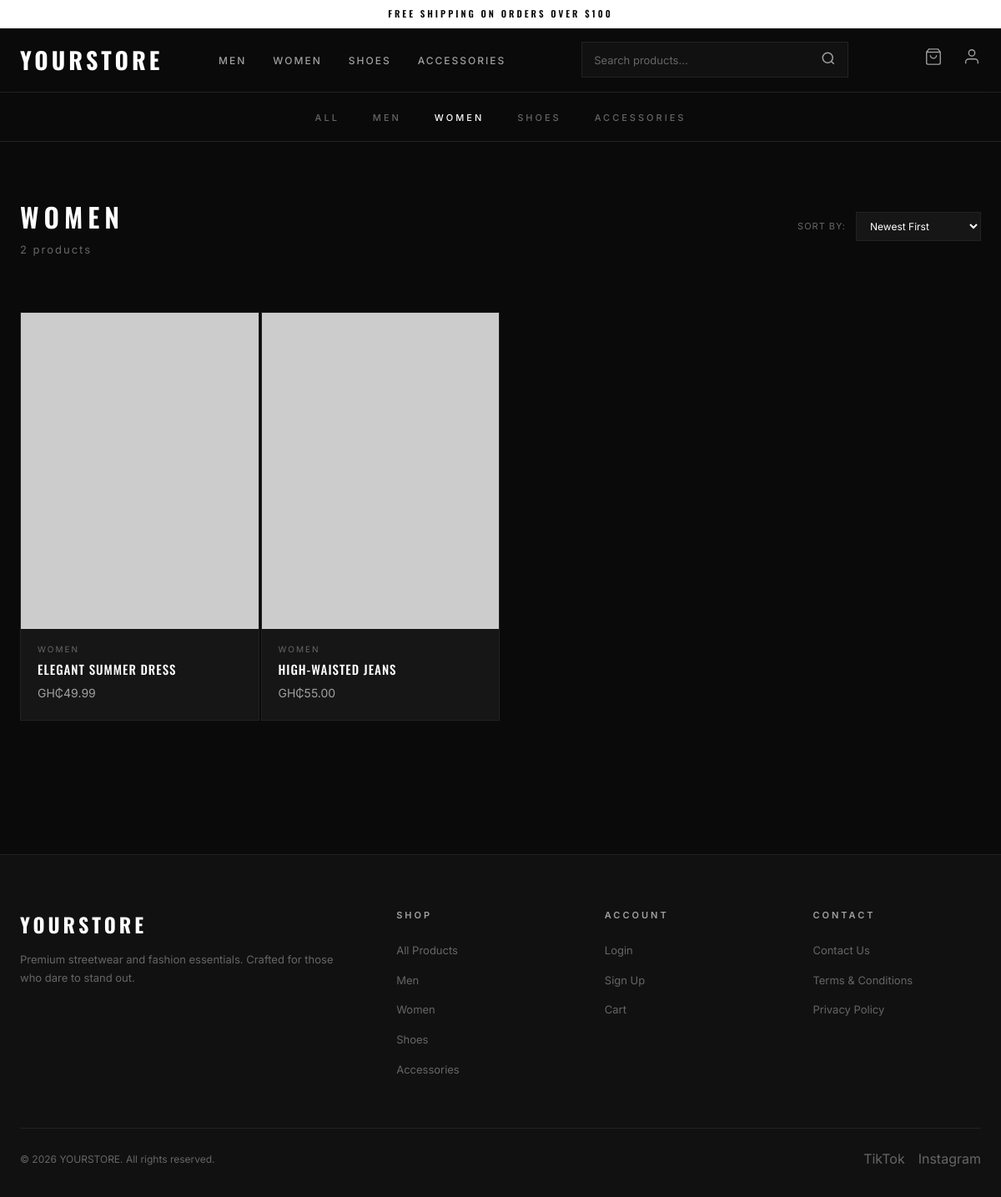
Screenshot of /index.php?category=Women with the database file from the repository.
### tables this page shows
CREATE TABLE categories (
    id          INT UNSIGNED    AUTO_INCREMENT PRIMARY KEY,
    name        VARCHAR(100)    NOT NULL UNIQUE,
    created_at  TIMESTAMP       NOT NULL DEFAULT CURRENT_TIMESTAMP
);

CREATE TABLE products (
    id              INT UNSIGNED    AUTO_INCREMENT PRIMARY KEY,
    name            VARCHAR(255)    NOT NULL,
    price           DECIMAL(10,2)   NOT NULL,
    image_url       VARCHAR(512)    NOT NULL,
    category_id     INT UNSIGNED    NOT NULL,
    stock_quantity  INT UNSIGNED    DEFAULT 0,
    description     TEXT            DEFAULT NULL,
    created_at      TIMESTAMP       NOT NULL DEFAULT CURRENT_TIMESTAMP,
    updated_at      TIMESTAMP       NOT NULL DEFAULT CURRENT_TIMESTAMP ON UPDATE CURRENT_TIMESTAMP,

    CONSTRAINT fk_product_category
        FOREIGN KEY (category_id) REFERENCES categories(id)
        ON UPDATE CASCADE
        ON DELETE RESTRICT,

    INDEX idx_products_category (category_id),
    FULLTEXT INDEX idx_products_search (name, description)    
);

### config/database.php (called while the page is built, shortened)
<?php
function getDB(): PDO {
    static $pdo = null;
    if ($pdo === null) {
        try {
            $dsn = 'mysql:host=' . DB_HOST . ';dbname=' . DB_NAME . ';charset=utf8mb4';
            $pdo = new PDO($dsn, DB_USER, DB_PASS, [
                PDO::ATTR_ERRMODE            => PDO::ERRMODE_EXCEPTION,
                PDO::ATTR_DEFAULT_FETCH_MODE => PDO::FETCH_ASSOC,
                PDO::ATTR_EMULATE_PREPARES   => false,
            ]);
        } catch (PDOException $e) {
            die('Database connection failed: ' . $e->getMessage());
        }
    }
    return $pdo;
}

### index.php (the view, shortened to what this page needs)
<?php
require_once __DIR__ . '/includes/header.php';
$db = getDB();
$where  = [];
$params = [];
if (!empty($_GET['category'])) {
    $where[]  = 'c.name = :category';
    $params['category'] = $_GET['category'];
}
$sql = "SELECT p.*, c.name AS category_name
        FROM products p
        JOIN categories c ON p.category_id = c.id";
if ($where) {
    $sql .= ' WHERE ' . implode(' AND ', $where);
}
$sort = $_GET['sort'] ?? 'newest';
switch ($sort) {
    case 'newest':
    default:           $sql .= ' ORDER BY p.created_at DESC'; break;
}
$stmt = $db->prepare($sql);
$stmt->execute($params);
$products = $stmt->fetchAll();
?>
<nav class="category-nav">
    <div class="container">
        <ul>
            <li><a href="/tcs/index.php" class="<?= empty($_GET['category']) && empty($_GET['search']) ? 'active' : '' ?>">All</a></li>
            <?php foreach ($categories as $cat): ?>
                <li><a href="/tcs/index.php?category=<?= urlencode($cat['name']) ?>"
                       class="<?= ($_GET['category'] ?? '') === $cat['name'] ? 'active' : '' ?>">
                    <?= htmlspecialchars($cat['name']) ?>
                </a></li>
            <?php endforeach; ?>
        </ul>
    </div>
</nav>
<div class="container">
    <div class="section-header" id="products">
        <div style="display: flex; justify-content: space-between; align-items: center; margin-bottom: 24px; flex-wrap: wrap; gap: 16px;">
            <div style="text-align: left;">
                <h2 style="padding-bottom: 0;"><?php
                    if (!empty($_GET['search'])) {
                        echo 'Search: "' . htmlspecialchars($_GET['search']) . '"';
                    } elseif (!empty($_GET['category'])) {
                        echo htmlspecialchars($_GET['category']);
                    } else {
                        echo 'Our Products';
                    }
                ?></h2>
                <p style="margin-top: 4px;"><?= count($products) ?> product<?= count($products) !== 1 ? 's' : '' ?></p>
            </div>
            <form method="GET" id="sort-form" style="display: flex; align-items: center; gap: 12px;">
                <label style="font-size: 11px; letter-spacing: 1px; text-transform: uppercase; color: var(--text-muted);">Sort By:</label>
                <select name="sort" onchange="this.form.submit()" style="background: var(--bg-card); border: 1px solid var(--border); color: var(--text-primary); padding: 8px 12px; font-size: 12px; outline: none;">
                    <option value="newest" <?= $sort === 'newest' ? 'selected' : '' ?>>Newest First</option>
                </select>
            </form>
        </div>
    </div>
    <?php if (empty($products)): ?>
        <div class="empty-state">
            <svg width="64" height="64" viewBox="0 0 24 24" fill="none" stroke="currentColor" stroke-width="1"><path d="M6 2L3 6v14a2 2 0 002 2h14a2 2 0 002-2V6l-3-4z"/><line x1="3" y1="6" x2="21" y2="6"/><path d="M16 10a4 4 0 01-8 0"/></svg>
            <p>No products found.</p>
            <a href="/tcs/index.php" class="btn btn--sm">View All</a>
        </div>
    <?php else: ?>
        <div class="product-grid">
            <?php foreach ($products as $p): ?>
                <a href="/tcs/product.php?id=<?= $p['id'] ?>" class="product-card">
                    <div class="product-card__image">
                        <img src="<?= htmlspecialchars($p['image_url']) ?>" alt="<?= htmlspecialchars($p['name']) ?>" loading="lazy">
                    </div>
                    <div class="product-card__info">
                        <div class="product-card__category"><?= htmlspecialchars($p['category_name']) ?></div>
                        <div class="product-card__name"><?= htmlspecialchars($p['name']) ?></div>
                        <div class="product-card__price">GH₵<?= number_format($p['price'], 2) ?></div>
                    </div>
                </a>
            <?php endforeach; ?>
        </div>
    <?php endif; ?>
</div>
<?php require_once __DIR__ . '/includes/footer.php'; ?>

### includes/header.php (shortened to what this page needs)
<?php
require_once __DIR__ . '/../config/database.php';
$db = getDB();
$categories = $db->query("SELECT id, name FROM categories ORDER BY id")->fetchAll();
?>
<!DOCTYPE html>
<html lang="en">
<head>
    <link rel="stylesheet" href="/tcs/assets/css/style.css">
</head>
<body>
<div class="top-banner">Free Shipping on Orders Over $100</div>
<nav class="navbar">
    <div class="container">
        <a href="/tcs/index.php" class="navbar__logo">YOURSTORE</a>
        <ul class="navbar__links">
            <?php foreach ($categories as $cat): ?>
                <li><a href="/tcs/index.php?category=<?= urlencode($cat['name']) ?>"><?= htmlspecialchars($cat['name']) ?></a></li>
            <?php endforeach; ?>
        </ul>
        <form action="/tcs/index.php" method="GET" class="search-bar">
            <input type="text" name="search" placeholder="Search products..." value="<?= htmlspecialchars($_GET['search'] ?? '') ?>">
            <button type="submit">
                <svg width="18" height="18" viewBox="0 0 24 24" fill="none" stroke="currentColor" stroke-width="2"><circle cx="11" cy="11" r="8"/><path d="m21 21-4.3-4.3"/></svg>
            </button>
        </form>
        <div class="navbar__icons">
            <a href="/tcs/cart.php" title="Cart">
                <svg width="22" height="22" viewBox="0 0 24 24" fill="none" stroke="currentColor" stroke-width="1.5"><path d="M6 2L3 6v14a2 2 0 002 2h14a2 2 0 002-2V6l-3-4z"/><line x1="3" y1="6" x2="21" y2="6"/><path d="M16 10a4 4 0 01-8 0"/></svg>
            </a>
            <?php if (isset($_SESSION['user_id'])): ?>
                <div class="dropdown">
                    <a href="/tcs/account.php" title="Account">
                        <svg width="22" height="22" viewBox="0 0 24 24" fill="none" stroke="currentColor" stroke-width="1.5"><path d="M20 21v-2a4 4 0 00-4-4H8a4 4 0 00-4 4v2"/><circle cx="12" cy="7" r="4"/></svg>
                    </a>
                    <div class="dropdown__menu">
                        <a href="/tcs/account.php">My Account</a>
                        <a href="/tcs/logout.php">Log Out</a>
                    </div>
                </div>
            <?php else: ?>
                <a href="/tcs/login.php" title="Account">
                    <svg width="22" height="22" viewBox="0 0 24 24" fill="none" stroke="currentColor" stroke-width="1.5"><path d="M20 21v-2a4 4 0 00-4-4H8a4 4 0 00-4 4v2"/><circle cx="12" cy="7" r="4"/></svg>
                </a>
            <?php endif; ?>
        </div>
    </div>
</nav>

### includes/footer.php
<footer class="footer">
    <div class="container">
        <div class="footer__grid">
            <div class="footer__brand">
                <h3>YOURSTORE</h3>
                <p>Premium streetwear and fashion essentials. Crafted for those who dare to stand out.</p>
            </div>
            <div>
                <h4>Shop</h4>
                <ul>
                    <li><a href="/tcs/index.php">All Products</a></li>
                    <?php
                    $footerCats = getDB()->query("SELECT name FROM categories ORDER BY id")->fetchAll();
                    foreach ($footerCats as $fc): ?>
                        <li><a href="/tcs/index.php?category=<?= urlencode($fc['name']) ?>"><?= htmlspecialchars($fc['name']) ?></a></li>
                    <?php endforeach; ?>
                </ul>
            </div>
            <div>
                <h4>Account</h4>
                <ul>
                    <li><a href="/tcs/login.php">Login</a></li>
                    <li><a href="/tcs/signup.php">Sign Up</a></li>
                    <li><a href="/tcs/cart.php">Cart</a></li>
                </ul>
            </div>
            <div>
                <h4>Contact</h4>
                <ul>
                    <li><a href="#">Contact Us</a></li>
                    <li><a href="#">Terms &amp; Conditions</a></li>
                    <li><a href="#">Privacy Policy</a></li>
                </ul>
            </div>
        </div>
        <div class="footer__bottom">
            <p>&copy; <?= date('Y') ?> YOURSTORE. All rights reserved.</p>
            <div class="footer__socials">
                <a href="#" title="TikTok">TikTok</a>
                <a href="#" title="Instagram">Instagram</a>
            </div>
        </div>
    </div>
</footer>
</body>
</html>

### rows the page displays
categories: name "MEN", name "Men"
categories: name "WOMEN", name "Women"
categories: name "SHOES", name "Shoes"
categories: name "ACCESSORIES", name "Accessories"
products: category.name "WOMEN", name "ELEGANT SUMMER DRESS", price "49.99"
products: category.name "WOMEN", name "HIGH-WAISTED JEANS", price "55.00"

### other values shown
$_GET['category'] "WOMEN"
count($products) "2"
